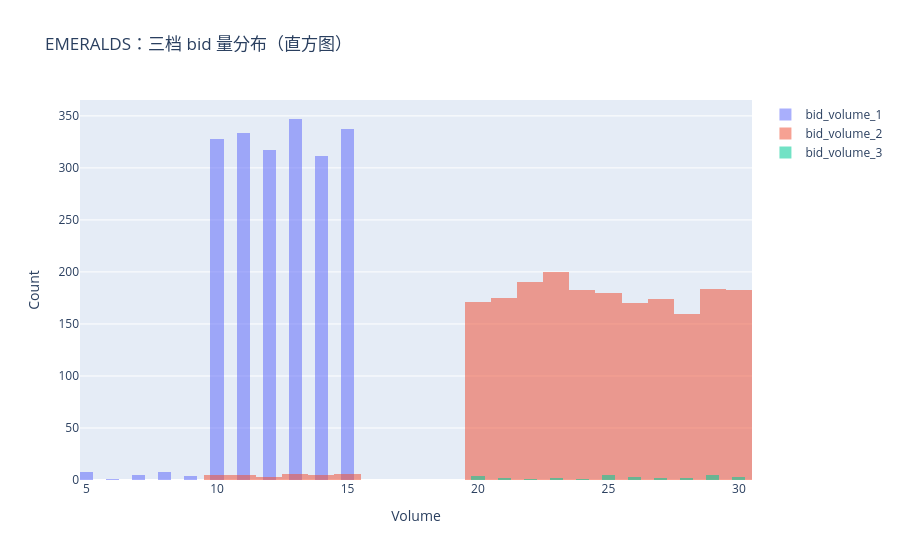

Notebook source saved alongside this figure:
### Code cell
import plotly.graph_objects as go

vol_cols = ["bid_volume_1", "bid_volume_2", "bid_volume_3"]
fig_v = go.Figure()
for c in vol_cols:
    fig_v.add_trace(
        go.Histogram(
            x=EMERALDS_orderbook[c].dropna(),
            name=c,
            opacity=0.55,
            nbinsx=40,
        )
    )
fig_v.update_layout(
    barmode="overlay",
    title="EMERALDS：三档 bid 量分布（直方图）",
    xaxis_title="Volume",
    yaxis_title="Count",
)
fig_v.show()

### Figure 1 — Plotly figure (JSON) as saved in the notebook; plotly's stock layout.template omitted (floating-point values rounded to 4 significant figures; data arrays with more than 128 entries replaced by an {"elided": "..."} marker saying what was removed)
{"data": [{"name": "bid_volume_1", "nbinsx": 40, "opacity": 0.55, "type": "histogram", "x": {"elided": "2000 int values"}}, {"name": "bid_volume_2", "nbinsx": 40, "opacity": 0.55, "type": "histogram", "x": {"elided": "2000 int values"}}, {"name": "bid_volume_3", "nbinsx": 40, "opacity": 0.55, "type": "histogram", "x": [28.0, 26.0, 23.0, 29.0, 29.0, 23.0, 26.0, 25.0, 30.0, 30.0, 29.0, 29.0, 20.0, 20.0, 27.0, 25.0, 20.0, 25.0, 25.0, 25.0, 27.0, 21.0, 20.0, 26.0, 21.0, 30.0, 29.0, 24.0, 22.0, 28.0]}], "layout": {"barmode": "overlay", "title": {"text": "EMERALDS：三档 bid 量分布（直方图）"}, "xaxis": {"title": {"text": "Volume"}}, "yaxis": {"title": {"text": "Count"}}}}
